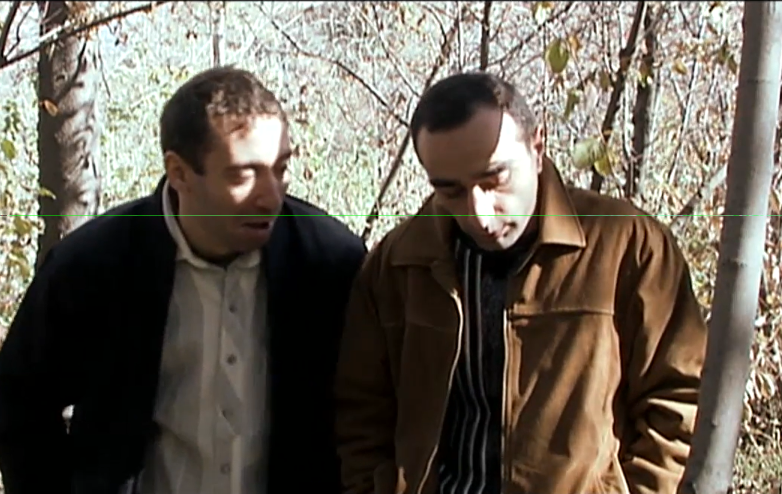
#> input picture ml/04_trees/fig/forest_meme_raw.png, 1564 x 987 px (shown at 1/2 size)
$ python make_rf_figures.py
#> lines starting #> are read from the running program, lines starting #| are printed output that depends on the picture
"""Generate the real-data figures for the [18] Random Forests deck.

Produces four PDFs into ``ml/04_trees/fig/`` from the Titanic dataset:
  1. rf_instability.pdf   -- % of test predictions that change when a single
                             (unrestricted) tree is refit on bootstrap resamples.
                             Motivates the whole deck: one tree is high-variance.
  2. rf_n_estimators.pdf  -- test accuracy + OOB score vs n_estimators -> the
                             "more trees plateau, they do NOT overfit" curve.
  3. rf_importance.pdf    -- default impurity-based RF feature_importances_, with
                             value labels on the bars (per repo CLAUDE.md).
  (plus oob_fraction, variance_floor, oob_vs_cv, bias_variance_dartboard, rf_boundary_smoothing.)

Run with the project venv (repo CLAUDE.md -- do NOT spin up an ephemeral env):
    ./ma/Scripts/python.exe ml/04_trees/py_src/make_rf_figures.py

Conventions (repo CLAUDE.md): logging to console + logs/, seed 509, f-strings,
Armenian-flag colours for multi-line plots, value labels on bars, n_jobs=1 to
avoid pegging all cores on this machine.
"""

import logging
from pathlib import Path

import matplotlib
matplotlib.use("Agg")
import matplotlib.pyplot as plt
import matplotlib.ticker as mticker
import numpy as np
from sklearn.datasets import fetch_openml, make_moons
from sklearn.ensemble import RandomForestClassifier
from sklearn.model_selection import train_test_split
from sklearn.tree import DecisionTreeClassifier

SEED = 509

# Armenian flag palette (per CLAUDE.md) -- blue, red, orange.
ARM_BLUE = "#0033A0"
ARM_RED = "#D90012"
ARM_ORANGE = "#F2A800"

HERE = Path(__file__).resolve()
CH_DIR = HERE.parents[1]               # ml/04_trees
REPO_ROOT = HERE.parents[3]            # repo root
FIG_DIR = CH_DIR / "fig"
LOGS_DIR = REPO_ROOT / "logs"


def setup_logging() -> logging.Logger:
    LOGS_DIR.mkdir(exist_ok=True)
    logger = logging.getLogger("l10_figures")
    logger.setLevel(logging.INFO)
    logger.handlers.clear()
    fmt = logging.Formatter("%(asctime)s %(levelname)s %(message)s")
    sh = logging.StreamHandler()
    sh.setFormatter(fmt)
    fh = logging.FileHandler(LOGS_DIR / "make_rf_figures.log")
    fh.setFormatter(fmt)
    logger.addHandler(sh)
    logger.addHandler(fh)
    return logger


def load_titanic(logger: logging.Logger):
    """Return (X, y, feature_names) -- same tiny preprocessing as the [17] script."""
    df = fetch_openml("titanic", version=1, as_frame=True).frame
    features = ["pclass", "sex", "age", "sibsp", "parch", "fare"]
    df = df[features + ["survived"]].copy()
    df["sex"] = (df["sex"] == "female").astype(int)        # female=1, male=0
    df["pclass"] = df["pclass"].astype(float)
    df["age"] = df["age"].fillna(df["age"].median())        # impute (median)
    df["fare"] = df["fare"].fillna(df["fare"].median())
    X = df[features].astype(float).to_numpy()
    y = df["survived"].astype(int).to_numpy()
    logger.info(f"Titanic: {X.shape[0]} rows, {X.shape[1]} features, "
                f"survived rate = {y.mean():.3f}")
    return X, y, features


# [278 lines left out: functions fig_instability, fig_n_estimators, fig_importance, fig_bias_variance_dartboard, fig_boundary_smoothing, fig_oob_fraction and 2 more, not called in this run]


def fig_forest_meme(logger):
    """Outline gag: a forest photo + the Armenian caption 'it's all trees'. Baked into
    the image because pdflatex (this preamble) has no Armenian; the Outline frame then
    hyperlinks the whole image to the video. Armenian written as \\u escapes to keep the
    source ASCII-clean."""
    import matplotlib.image as mpimg
    img = mpimg.imread(str(FIG_DIR / "forest_meme_raw.png"))
#> img is the input picture: shape (987, 1564, 4) float32; mean R, G, B, A 0.414, 0.383, 0.342, 1
    h, w = img.shape[:2]
#> h = 987; w = 1564
#> (the call stopped at in fig_superdataset, `df = fetch_openml("titanic", version=1, as_frame=True).frame`: the network is not available in this run)
    # U+25B6 play + "էսի սաղ ծառ ա"
    caption = "▶ էսի սաղ ծառ ա"
    fig, ax = plt.subplots(figsize=(6.0, 6.0 * h / w + 0.7))
    ax.imshow(img)
    ax.axis("off")
    ax.set_title(caption, fontsize=21, color=ARM_BLUE, fontweight="bold", pad=8)
    fig.tight_layout()
    out = FIG_DIR / "forest_meme.pdf"
    fig.savefig(out, bbox_inches="tight", dpi=120)
    plt.close(fig)
    logger.info(f"wrote {out.name}")


def fig_superdataset(logger):
    """The 'superdataset' table: one full training set, and how three trees each grab a
    different RANDOM SLICE of it -- some ROWS (bootstrap, with replacement -> repeats +
    out-of-bag) and, at the root split, some COLUMNS (a random feature menu, sqrt(P)).
    The faded/opaque intersection = the rows x columns the tree's root split is chosen
    from. Draws are a seeded rng sample (509): this IS the real bagging + feature-subset
    mechanism, not a staged result, so no accuracy is claimed. Concrete anchor for the
    otherwise-abstract 'two dice rolls' frame."""
    from matplotlib.patches import Rectangle

    # --- 6 real Titanic rows to make the table concrete (real values, no cherry-pick) ---
    df = fetch_openml("titanic", version=1, as_frame=True).frame
    df = df[["sex", "age", "fare", "pclass", "survived"]].dropna(subset=["age", "fare"])
    rng = np.random.default_rng(SEED)
    samp = df.iloc[rng.choice(len(df), 6, replace=False)].reset_index(drop=True)
    gender = ["F" if s == "female" else "M" for s in samp["sex"]]
    age = [f"{a:.0f}" for a in samp["age"]]
    fare = [f"{f:.0f}" for f in samp["fare"]]
    pcls = [f"{int(p)}" for p in samp["pclass"]]
    surv = [f"{int(s)}" for s in samp["survived"]]
    feat_headers = ["gender", "age", "fare", "class"]
    feat_vals = [gender, age, fare, pcls]                 # column-major: [col][row]
    NR, NF = 6, len(feat_headers)

    # --- the two dice per tree: bootstrap the rows, random root-split feature menu ---
    accents = [ARM_BLUE, ARM_ORANGE, "#0A7D3B"]           # blue / orange / green (no red = warning)
    trees = []
    for _ in range(3):
        draws = rng.integers(0, NR, NR)                   # bootstrap rows, with replacement
        counts = np.bincount(draws, minlength=NR)         # how many times each row was drawn
        menu = sorted(rng.choice(NF, 2, replace=False))   # sqrt(4)=2 features tried at the root
        trees.append((counts, menu))
    logger.info("superdataset rows: " + "; ".join(
        f"r{i+1}={g}/{a}/{fa}/{p}/y{sv}" for i, (g, a, fa, p, sv)
        in enumerate(zip(gender, age, fare, pcls, surv))))
    for k, (counts, menu) in enumerate(trees, 1):
        logger.info(f"  tree{k}: in-bag counts={list(counts)} "
                    f"(OOB rows {[i+1 for i in range(NR) if counts[i]==0]}), "
                    f"root menu={[feat_headers[j] for j in menu]}")

    # [52 lines left out: function draw_block, not called in this run]

    fig = plt.figure(figsize=(12.2, 4.5))
    gs = fig.add_gridspec(1, 4, width_ratios=[1.28, 1.0, 1.0, 1.0], wspace=0.28)
    ax0 = fig.add_subplot(gs[0])
    draw_block(ax0, feat_headers, feat_vals, extra=("y", surv))
    ax0.set_title("the full training set\n(the \"superdataset\")", fontsize=9.5, color="0.15")
    for k, (counts, menu) in enumerate(trees):
        axk = fig.add_subplot(gs[k + 1])
        draw_block(axk, feat_headers, feat_vals, counts=counts, menu=menu, accent=accents[k])
        axk.set_title(f"Tree {k+1}", fontsize=9.5, color=accents[k], fontweight="bold")

    fig.text(0.5, 0.075,
             "colored cells = this tree's root-split feature menu     "
             "faded rows = out-of-bag (not drawn)     \"x2\" = row drawn twice",
             ha="center", va="bottom", fontsize=8, color="0.35")
    fig.text(0.5, 0.02,
             "Rows differ AND the column menu differs  =>  the trees disagree  =>  the "
             r"correlation $\rho$ falls.",
             ha="center", va="bottom", fontsize=8.5, color="0.20", fontweight="bold")
    fig.subplots_adjust(left=0.02, right=0.98, top=0.86, bottom=0.18)
    out = FIG_DIR / "rf_superdataset.pdf"
    fig.savefig(out)
    plt.close(fig)
    logger.info(f"wrote {out.name}")


def fig_isolation_forest(logger):
    """Isolation Forest anomaly-score map on a 2D toy: a dense normal cluster + scattered
    outliers. Filled contour = the model's decision score (red = anomalous, blue = normal);
    points are colored by the model's flag. The canonical 'a forest that finds the odd points
    out' visual for the [18] aside (Liu, Ting & Zhou, 2008)."""
    from sklearn.ensemble import IsolationForest
    rng = np.random.default_rng(SEED)
    Xn = rng.normal(0.0, 1.0, size=(320, 2))              # normal cluster
    Xo = rng.uniform(-4.5, 4.5, size=(20, 2))             # scattered outliers
    Xs = np.vstack([Xn, Xo])
    iso = IsolationForest(n_estimators=200, contamination=0.06,
                          random_state=SEED).fit(Xs)
    pred = iso.predict(Xs)                                # -1 anomaly, +1 normal
    xx, yy = np.meshgrid(np.linspace(-5, 5, 300), np.linspace(-5, 5, 300))
    Z = iso.decision_function(np.c_[xx.ravel(), yy.ravel()]).reshape(xx.shape)

    fig, ax = plt.subplots(figsize=(5.6, 4.6))
    cf = ax.contourf(xx, yy, Z, levels=20, cmap="RdBu")   # low (negative) -> red -> anomalous
    ax.scatter(Xs[pred == 1, 0], Xs[pred == 1, 1], s=12, color="white",
               edgecolor="0.3", lw=0.3, label="normal")
    ax.scatter(Xs[pred == -1, 0], Xs[pred == -1, 1], s=55, color=ARM_RED,
               edgecolor="k", lw=0.5, marker="X", label="flagged anomaly")
    ax.set_xticks([]); ax.set_yticks([])
    ax.legend(loc="upper right", fontsize=8, framealpha=0.9)
    cb = fig.colorbar(cf, ax=ax, fraction=0.046, pad=0.03)
    cb.set_label("decision score (red = anomalous)", fontsize=8)
    cb.ax.tick_params(labelsize=7)
    fig.tight_layout()
    out = FIG_DIR / "isolation_forest.pdf"
    fig.savefig(out, bbox_inches="tight")
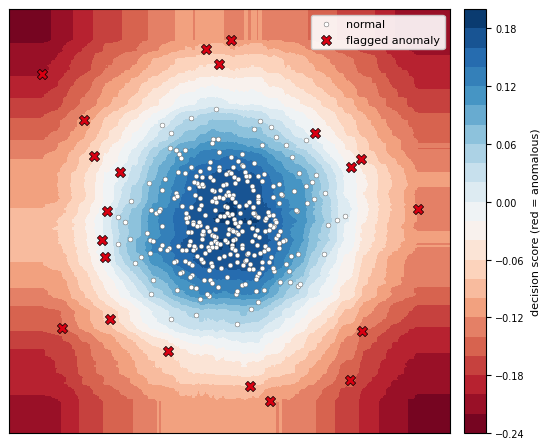
#> figure drawn by matplotlib, 2 panels
    plt.close(fig)
    logger.info(f"wrote {out.name}: flagged {int((pred == -1).sum())}/{len(Xs)} as anomalies")


def main():
    logger = setup_logging()
    FIG_DIR.mkdir(exist_ok=True)
    np.random.seed(SEED)
    fig_forest_meme(logger)
    fig_superdataset(logger)
    fig_isolation_forest(logger)
    X, y, feats = load_titanic(logger)
    inst = fig_instability(X, y, feats, logger)
    ne = fig_n_estimators(X, y, feats, logger)
    fig_importance(X, y, feats, logger)
    fig_bias_variance_dartboard(logger)
    fig_boundary_smoothing(logger)
    fig_oob_fraction(logger)
    fig_variance_floor(X, y, logger)
    fig_oob_vs_cv(X, y, logger)
    logger.info("=== SUMMARY for the slides ===")
    logger.info(f"single-tree flip rate ~ {inst['mean_flip']:.0f}% of test predictions")
    logger.info(f"RF acc: 1 tree={ne['acc_1']:.2f} -> plateau ~{ne['acc_max']:.2f}")
    logger.info("done.")


if __name__ == "__main__":
    main()
#> (the call stopped at in load_titanic, `df = fetch_openml("titanic", version=1, as_frame=True).frame`: the network is not available in this run)
